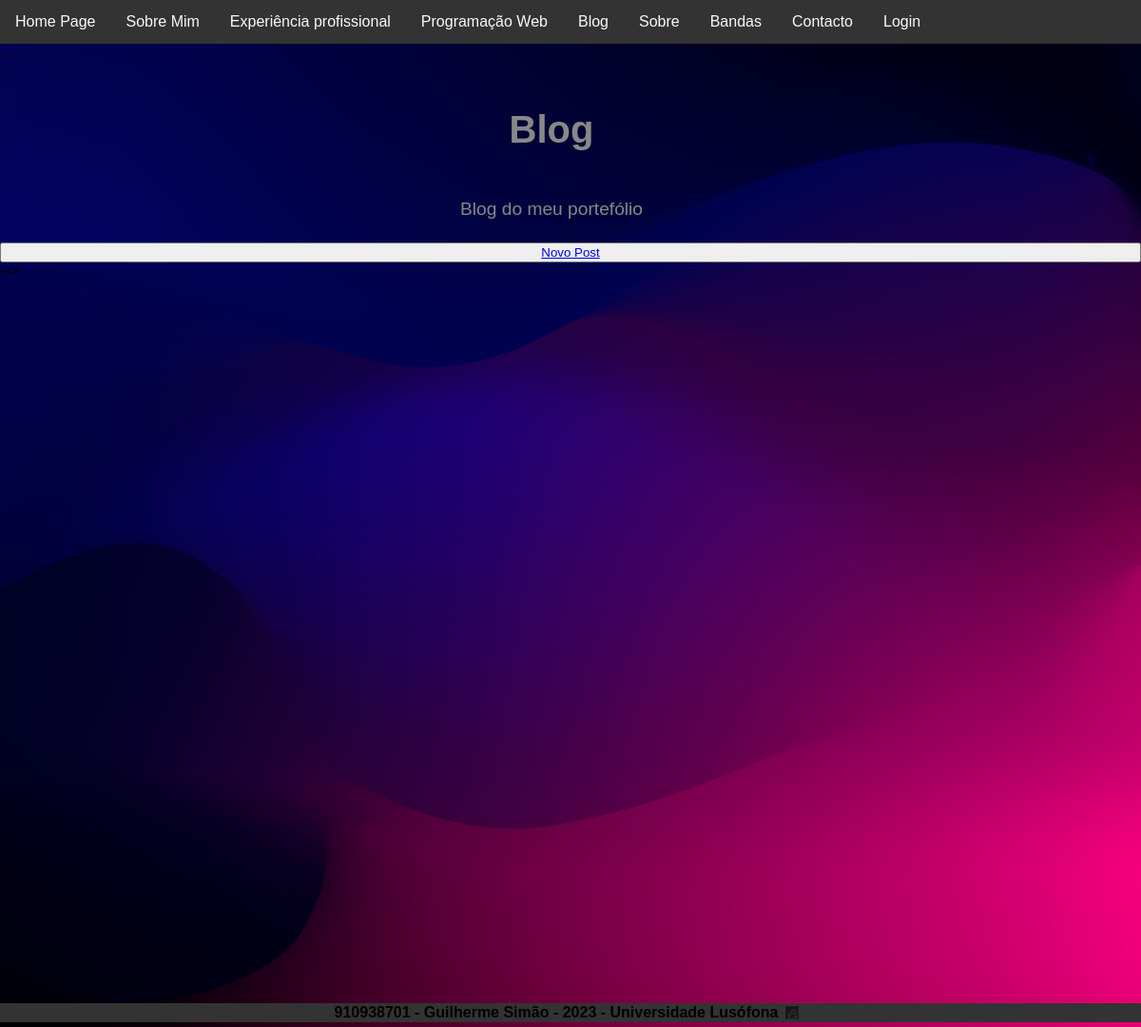
Page /blog on the earlier database version.
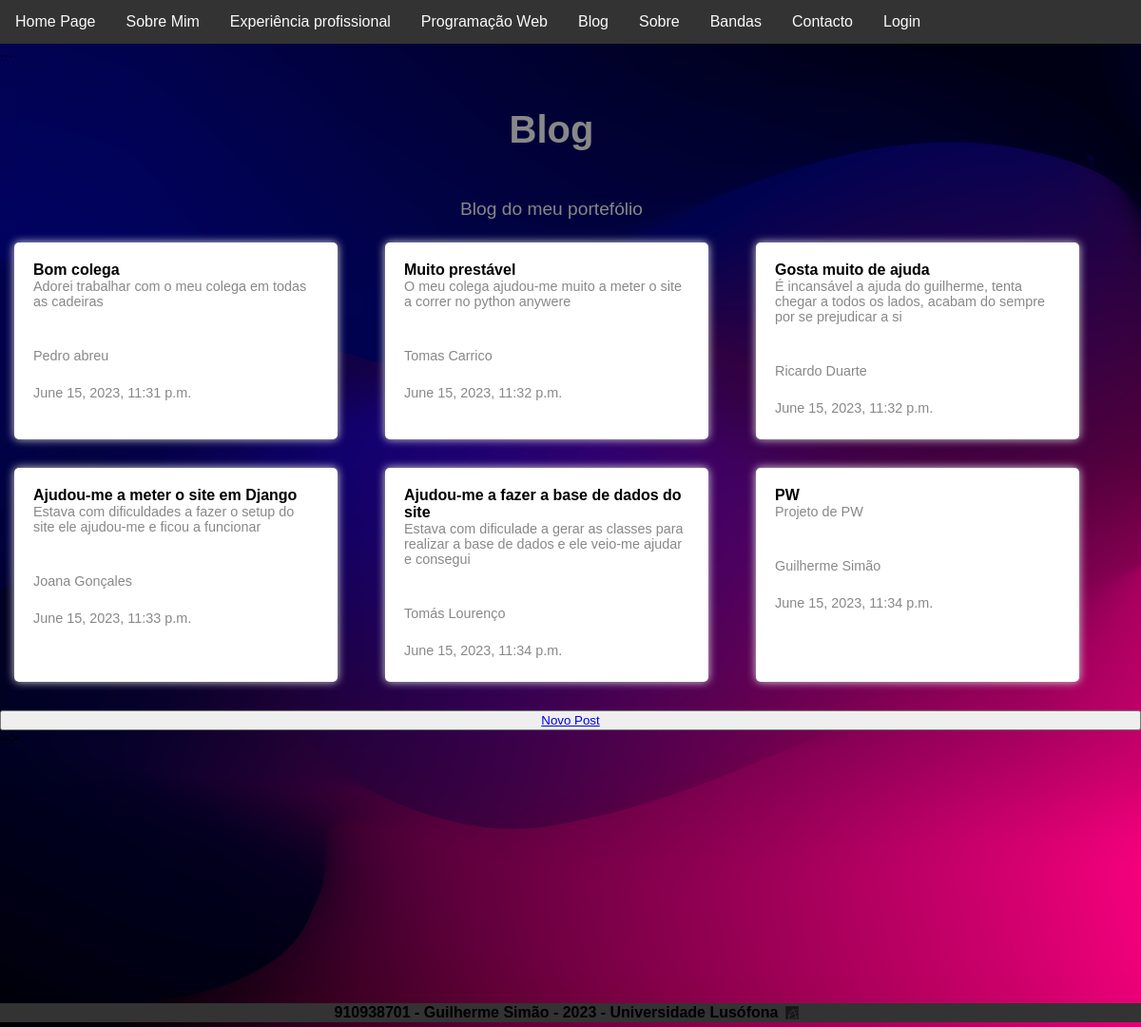
Same page on the later database version.
### portfolio/models.py (models this page shows, shortened)
class Publicacao(models.Model):
    imagem = models.ImageField(upload_to='static/portfolio/images', blank=True)
    autor = models.CharField(max_length=25)
    data = models.DateTimeField()
    titulo = models.CharField(max_length=100)
    descricao = models.CharField(max_length=2000)
    link = models.CharField(max_length=1000, null=True, blank=True)

### portfolio/views.py (the view)
# urls.py: path('blog', views.blog_page_view, name='blog'),
def blog_page_view(request):
    context = {'posts': Publicacao.objects.all()}
    return render(request, 'blog.html', context)

### portfolio/templates/blog.html (shortened to what this page needs)
{% extends 'portfolio/layout.html' %}
{% block main %}
    <h1 class="h1projetos">Blog</h1>
    <p class="projetos">Blog do meu portefólio</p>
<div class="wrapper">
    <ul class="ulprojetos">
        {% for post in posts %}
            <li class="liprojetos">
                <strong>{{post.titulo}}</strong>
                <br>
                <span class="spanprojetos">{{post.descricao}}</span><br>
                <br>
                <span class="spanprojetos">{{post.autor}}</span><br>
                <span class="spanprojetos">{{post.data}}</span>
            </li>
        {% endfor %}
    </ul>
    <button><a href="{% url 'portefolio:novoBlog' %}" >Novo Post</a></button> -->
</div>
{% endblock %}

Differences in the rows shown:
added Publicacao: titulo "Bom colega", descricao "Adorei trabalhar com o meu colega em todas as cadeiras", autor "Pedro abreu", data "June 15, 2023, 11:31 p.m."
added Publicacao: titulo "Muito prestável", descricao "O meu colega ajudou-me muito a meter o site a correr no python anywere", autor "Tomas Carrico", data "June 15, 2023, 11:32 p.m."
added Publicacao: titulo "Gosta muito de ajuda", descricao "É incansável a ajuda do guilherme, tenta chegar a todos os lados, acabam do sempre por se prejudicar a si", autor "Ricardo Duarte", data "June 15, 2023, 11:32 p.m."
added Publicacao: titulo "Ajudou-me a meter o site em Django", descricao "Estava com dificuldades a fazer o setup do site ele ajudou-me e ficou a funcionar", autor "Joana Gonçales", data "June 15, 2023, 11:33 p.m."
added Publicacao: titulo "Ajudou-me a fazer a base de dados do site", descricao "Estava com dificulade a gerar as classes para realizar a base de dados e ele veio-me ajudar e consegui", autor "Tomás Lourenço", data "June 15, 2023, 11:34 p.m."
added Publicacao: titulo "PW", descricao "Projeto de PW", autor "Guilherme Simão", data "June 15, 2023, 11:34 p.m."
